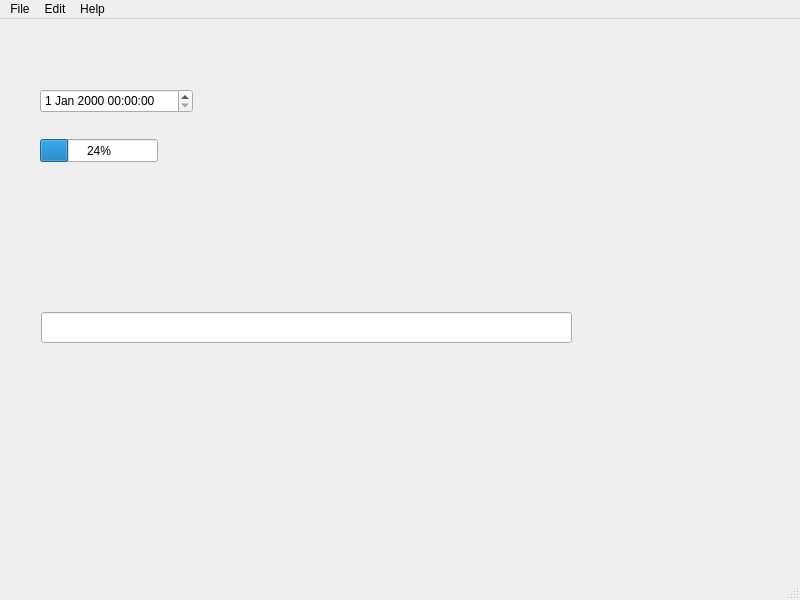
<?xml version="1.0" encoding="UTF-8"?>
<ui version="4.0">
 <class>MainWindow</class>
 <widget class="QMainWindow" name="MainWindow">
  <property name="geometry">
   <rect>
    <x>0</x>
    <y>0</y>
    <width>800</width>
    <height>600</height>
   </rect>
  </property>
  <property name="windowTitle">
   <string>MainWindow</string>
  </property>
  <widget class="QWidget" name="centralwidget">
   <widget class="QProgressBar" name="SimulationProgressStatus">
    <property name="geometry">
     <rect>
      <x>40</x>
      <y>120</y>
      <width>118</width>
      <height>23</height>
     </rect>
    </property>
    <property name="value">
     <number>24</number>
    </property>
   </widget>
   <widget class="QLineEdit" name="SimulationInputLine">
    <property name="geometry">
     <rect>
      <x>41</x>
      <y>293</y>
      <width>531</width>
      <height>31</height>
     </rect>
    </property>
   </widget>
   <widget class="QDateTimeEdit" name="SimulationDateTime">
    <property name="geometry">
     <rect>
      <x>40</x>
      <y>70</y>
      <width>153</width>
      <height>24</height>
     </rect>
    </property>
   </widget>
  </widget>
  <widget class="QMenuBar" name="menubar">
   <property name="geometry">
    <rect>
     <x>0</x>
     <y>0</y>
     <width>800</width>
     <height>22</height>
    </rect>
   </property>
   <widget class="QMenu" name="menuDSim">
    <property name="title">
     <string>File</string>
    </property>
    <addaction name="actionOpen"/>
    <addaction name="actionSave_as"/>
    <addaction name="separator"/>
    <addaction name="actionQuit"/>
   </widget>
   <widget class="QMenu" name="menuEdit">
    <property name="title">
     <string>Edit</string>
    </property>
   </widget>
   <widget class="QMenu" name="menuHelp">
    <property name="title">
     <string>Help</string>
    </property>
    <addaction name="actionAbout"/>
   </widget>
   <addaction name="menuDSim"/>
   <addaction name="menuEdit"/>
   <addaction name="menuHelp"/>
  </widget>
  <widget class="QStatusBar" name="statusbar"/>
  <action name="actionOpen">
   <property name="text">
    <string>Open...</string>
   </property>
  </action>
  <action name="actionQuit">
   <property name="text">
    <string>Quit</string>
   </property>
  </action>
  <action name="actionSave_as">
   <property name="text">
    <string>Save as...</string>
   </property>
  </action>
  <action name="actionAbout">
   <property name="text">
    <string>About</string>
   </property>
  </action>
 </widget>
 <resources/>
 <connections/>
</ui>
